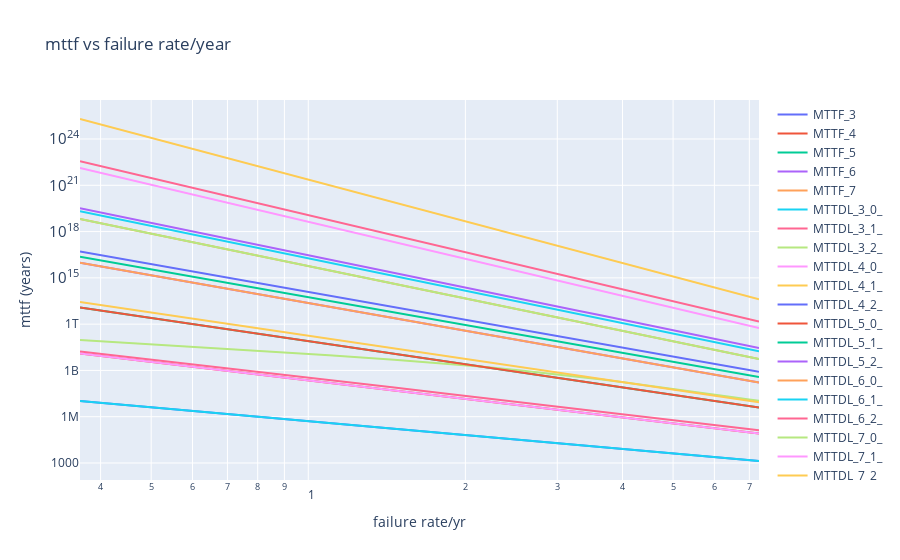

Notebook cell for this chart:
### Code cell
mttf_fr_lines = [
    Line(x_values=x_axis_fr, y_values=y_vals, name=f'MTTF_{num_nodes}')
    for (num_nodes, y_vals) in mttf_fr_results
]

mttdl_fr_lines = [
    Line(x_values=x_axis_fr, y_values=y_vals, name=f'MTTDL_{num_nodes}_{num_backups}_')
    for (num_nodes, num_backups), y_vals in mttdl_fr_results
]

mttf_vs_failure_rate = Graph(
    title="mttf vs failure rate/year",
    x_axis_name="failure rate/yr",
    y_axis_name="mttf (years)",
    lines=mttf_fr_lines + mttdl_fr_lines,
)

make_fig(mttf_vs_failure_rate)
